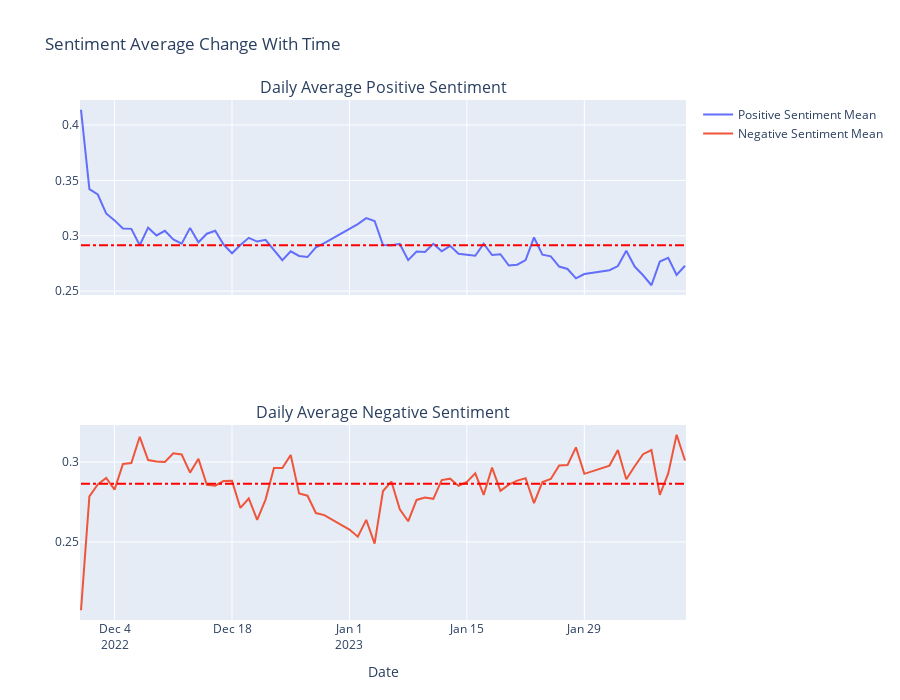

The notebook cell this image was saved under:
### Code cell
# Calculate daily mean and standard deviation for positive and negative sentiments
daily_mean = df.groupby('date_only')[['positive', 'negative']].mean().reset_index()
daily_std = df.groupby('date_only')[['positive', 'negative']].std().reset_index()

# Create subplots
fig = make_subplots(rows=2, cols=1, shared_xaxes=True, subplot_titles=('Daily Average Positive Sentiment', 'Daily Average Negative Sentiment'))

# Add trace for positive sentiment mean
fig.add_trace(
    go.Scatter(x=daily_mean['date_only'], y=daily_mean['positive'], name='Positive Sentiment Mean'),
    row=1, col=1
)

# Add line for positive sentiment mean
fig.add_shape(type="line",
    x0=daily_mean['date_only'].values[0], y0=daily_mean['positive'].mean(), x1=daily_mean['date_only'].values[-1], y1=daily_mean['positive'].mean(),
    line=dict(
        color="Red",
        width=2,
        dash="dashdot",
    ),
    name='Mean'
)

# Add trace for negative sentiment mean
fig.add_trace(
    go.Scatter(x=daily_mean['date_only'], y=daily_mean['negative'], name='Negative Sentiment Mean'),
    row=2, col=1
)

# Add line for negative sentiment mean
fig.add_shape(type="line",
    x0=daily_mean['date_only'].values[0], y0=daily_mean['negative'].mean(), x1=daily_mean['date_only'].values[-1], y1=daily_mean['negative'].mean(),
    line=dict(
        color="Red",
        width=2,
        dash="dashdot",
    ),
    name='Mean',
    xref='x2', 
    yref='y2'
)

# Update layout
fig['layout']['xaxis2']['title'] = 'Date'
fig.update_layout(height=700, width=900, title_text="Sentiment Average Change With Time")
fig.show()

### Figure 1 — Plotly figure (JSON) as saved in the notebook; plotly's stock layout.template omitted (floating-point values rounded to 4 significant figures)
{"data": [{"name": "Positive Sentiment Mean", "type": "scatter", "x": ["2022-11-30", "2022-12-01", "2022-12-02", "2022-12-03", "2022-12-04", "2022-12-05", "2022-12-06", "2022-12-07", "2022-12-08", "2022-12-09", "2022-12-10", "2022-12-11", "2022-12-12", "2022-12-13", "2022-12-14", "2022-12-15", "2022-12-16", "2022-12-17", "2022-12-18", "2022-12-19", "2022-12-20", "2022-12-21", "2022-12-22", "2022-12-23", "2022-12-24", "2022-12-25", "2022-12-26", "2022-12-27", "2022-12-28", "2022-12-29", "2023-01-01", "2023-01-02", "2023-01-03", "2023-01-04", "2023-01-05", "2023-01-06", "2023-01-07", "2023-01-08", "2023-01-09", "2023-01-10", "2023-01-11", "2023-01-12", "2023-01-13", "2023-01-14", "2023-01-15", "2023-01-16", "2023-01-17", "2023-01-18", "2023-01-19", "2023-01-20", "2023-01-21", "2023-01-22", "2023-01-23", "2023-01-24", "2023-01-25", "2023-01-26", "2023-01-27", "2023-01-28", "2023-01-29", "2023-02-01", "2023-02-02", "2023-02-03", "2023-02-04", "2023-02-05", "2023-02-06", "2023-02-07", "2023-02-08", "2023-02-09", "2023-02-10"], "xaxis": "x", "y": [0.4138, 0.3421, 0.3372, 0.3201, 0.3139, 0.3065, 0.3062, 0.2914, 0.3073, 0.3002, 0.3044, 0.2967, 0.2929, 0.3071, 0.2941, 0.3018, 0.3045, 0.292, 0.2842, 0.2917, 0.2981, 0.2947, 0.2963, 0.2873, 0.278, 0.2859, 0.2818, 0.2808, 0.2895, 0.2934, 0.3066, 0.3104, 0.3159, 0.3134, 0.2916, 0.2913, 0.2926, 0.278, 0.2857, 0.2854, 0.2928, 0.2859, 0.2908, 0.2837, 0.2828, 0.2819, 0.2928, 0.2826, 0.2833, 0.2731, 0.2739, 0.278, 0.2985, 0.2829, 0.2814, 0.2722, 0.27, 0.2615, 0.2655, 0.2689, 0.2726, 0.2864, 0.2722, 0.2643, 0.2553, 0.2767, 0.28, 0.2646, 0.2729], "yaxis": "y"}, {"name": "Negative Sentiment Mean", "type": "scatter", "x": ["2022-11-30", "2022-12-01", "2022-12-02", "2022-12-03", "2022-12-04", "2022-12-05", "2022-12-06", "2022-12-07", "2022-12-08", "2022-12-09", "2022-12-10", "2022-12-11", "2022-12-12", "2022-12-13", "2022-12-14", "2022-12-15", "2022-12-16", "2022-12-17", "2022-12-18", "2022-12-19", "2022-12-20", "2022-12-21", "2022-12-22", "2022-12-23", "2022-12-24", "2022-12-25", "2022-12-26", "2022-12-27", "2022-12-28", "2022-12-29", "2023-01-01", "2023-01-02", "2023-01-03", "2023-01-04", "2023-01-05", "2023-01-06", "2023-01-07", "2023-01-08", "2023-01-09", "2023-01-10", "2023-01-11", "2023-01-12", "2023-01-13", "2023-01-14", "2023-01-15", "2023-01-16", "2023-01-17", "2023-01-18", "2023-01-19", "2023-01-20", "2023-01-21", "2023-01-22", "2023-01-23", "2023-01-24", "2023-01-25", "2023-01-26", "2023-01-27", "2023-01-28", "2023-01-29", "2023-02-01", "2023-02-02", "2023-02-03", "2023-02-04", "2023-02-05", "2023-02-06", "2023-02-07", "2023-02-08", "2023-02-09", "2023-02-10"], "xaxis": "x2", "y": [0.2072, 0.2785, 0.286, 0.2901, 0.2827, 0.2988, 0.2994, 0.3158, 0.3012, 0.3004, 0.3001, 0.3055, 0.3047, 0.2934, 0.302, 0.2857, 0.2852, 0.2881, 0.2882, 0.2713, 0.2772, 0.2639, 0.2765, 0.2963, 0.2962, 0.3045, 0.2803, 0.2789, 0.2681, 0.2668, 0.2577, 0.2533, 0.2638, 0.2489, 0.2818, 0.2878, 0.2704, 0.2629, 0.2763, 0.2778, 0.277, 0.2887, 0.2896, 0.285, 0.2876, 0.2929, 0.2794, 0.2965, 0.282, 0.2859, 0.2884, 0.2898, 0.2743, 0.2874, 0.2894, 0.2979, 0.2982, 0.3092, 0.2926, 0.2978, 0.3076, 0.2892, 0.2974, 0.3049, 0.3075, 0.2795, 0.2929, 0.3171, 0.301], "yaxis": "y2"}], "layout": {"annotations": [{"font": {"size": 16}, "showarrow": false, "text": "Daily Average Positive Sentiment", "x": 0.5, "xanchor": "center", "xref": "paper", "y": 1, "yanchor": "bottom", "yref": "paper"}, {"font": {"size": 16}, "showarrow": false, "text": "Daily Average Negative Sentiment", "x": 0.5, "xanchor": "center", "xref": "paper", "y": 0.375, "yanchor": "bottom", "yref": "paper"}], "height": 700, "shapes": [{"line": {"color": "Red", "dash": "dashdot", "width": 2}, "name": "Mean", "type": "line", "x0": "2022-11-30", "x1": "2023-02-10", "y0": 0.2915, "y1": 0.2915}, {"line": {"color": "Red", "dash": "dashdot", "width": 2}, "name": "Mean", "type": "line", "x0": "2022-11-30", "x1": "2023-02-10", "xref": "x2", "y0": 0.2864, "y1": 0.2864, "yref": "y2"}], "title": {"text": "Sentiment Average Change With Time"}, "width": 900, "xaxis": {"anchor": "y", "domain": [0, 1], "matches": "x2", "showticklabels": false}, "xaxis2": {"anchor": "y2", "domain": [0, 1], "title": {"text": "Date"}}, "yaxis": {"anchor": "x", "domain": [0.625, 1]}, "yaxis2": {"anchor": "x2", "domain": [0, 0.375]}}}
